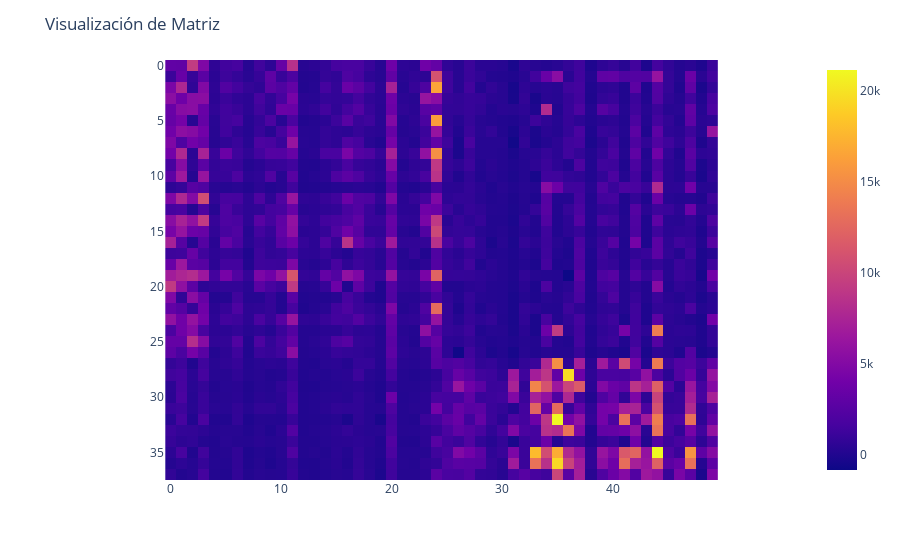

This figure's notebook cell:
### Code cell
fig = px.imshow(x)

# Configurar el layout para mantener la misma escala en ambos ejes
fig.update_layout(
    title="Visualización de Matriz",
    xaxis=dict(scaleanchor='y', scaleratio=1),
    yaxis=dict(constrain='domain')  # Establece la misma longitud de dominio para el eje Y
)

fig.show()

### Figure 1 — Plotly figure (JSON) as saved in the notebook; plotly's stock layout.template omitted (floating-point values rounded to 4 significant figures; data arrays with more than 128 entries replaced by an {"elided": "..."} marker saying what was removed)
{"data": [{"coloraxis": "coloraxis", "hovertemplate": "x: %{x}<br>y: %{y}<br>color: %{z}<extra></extra>", "name": "0", "type": "heatmap", "xaxis": "x", "yaxis": "y", "z": {"elided": "38x50 int values"}}], "layout": {"coloraxis": {"colorscale": [[0, "#0d0887"], [0.1111, "#46039f"], [0.2222, "#7201a8"], [0.3333, "#9c179e"], [0.4444, "#bd3786"], [0.5556, "#d8576b"], [0.6667, "#ed7953"], [0.7778, "#fb9f3a"], [0.8889, "#fdca26"], [1, "#f0f921"]]}, "margin": {"t": 60}, "title": {"text": "Visualización de Matriz"}, "xaxis": {"anchor": "y", "constrain": "domain", "domain": [0, 1], "scaleanchor": "y", "scaleratio": 1}, "yaxis": {"anchor": "x", "autorange": "reversed", "constrain": "domain", "domain": [0, 1]}}}
